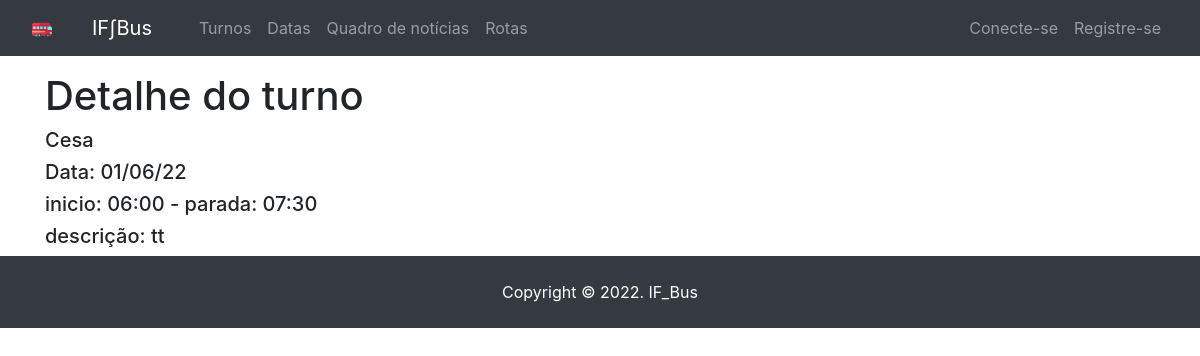
/detail/8/, run on the app's committed database.
### hoursCalc/models.py (models this page shows, shortened)
class Shift(models.Model):
    name = models.ForeignKey(User, on_delete=models.CASCADE)
    clock_in = models.DateTimeField(
        blank=True, null=True)
    clock_out = models.DateTimeField(
        blank=True, null=True)
    date = models.DateField(blank=True, null=True)  # não branco ou nulo
    description = models.TextField(blank=True, null=True, max_length=600)
    class Meta:
        ordering = ['-date']

### hoursCalc/views.py (the view)
# urls.py: path('detail/<int:pk>/', shift_views.shift_detail, name='detail'),
def shift_detail(request, pk):
    shift = get_object_or_404(Shift, pk=pk)
    return render(request, 'hoursCalc/shift_detail.html', {'shift': shift})

### hoursCalc/templates/hoursCalc/shift_detail.html
{% extends './base.html' %}
{% block content %}
<h1>Detalhe do turno</h1>
<h5>{{ shift.name }}</h5>
<h5>Data: {{ shift.date|date:"d/m/y" }}</h5>
<h5>inicio: {{ shift.clock_in|date:"H:i" }} - parada: {{ shift.clock_out|date:"H:i"}}</h5>
<h5>descrição: {{shift.description}}</h5>
{% endblock content %}

### data on the page
Shift: name "Cesa", date "01/06/22", clock_in "06:00", clock_out "07:30", description "tt"
